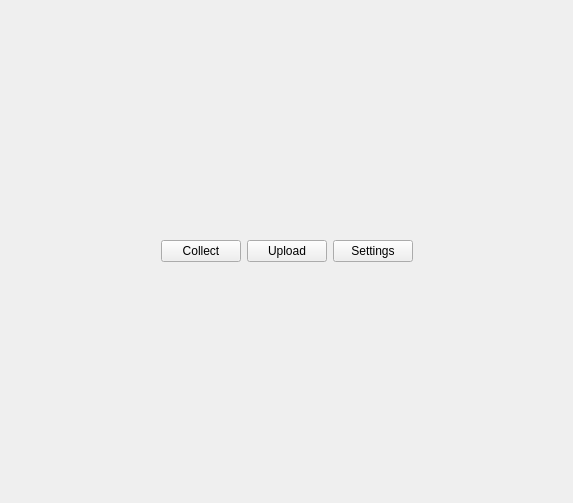
<?xml version="1.0" encoding="UTF-8"?>
<ui version="4.0">
 <class>FirstForm</class>
 <widget class="QWidget" name="FirstForm">
  <property name="geometry">
   <rect>
    <x>0</x>
    <y>0</y>
    <width>573</width>
    <height>503</height>
   </rect>
  </property>
  <property name="windowTitle">
   <string>Form</string>
  </property>
  <layout class="QHBoxLayout" name="horizontalLayout_2">
   <item>
    <spacer name="horizontalSpacer">
     <property name="orientation">
      <enum>Qt::Horizontal</enum>
     </property>
     <property name="sizeHint" stdset="0">
      <size>
       <width>40</width>
       <height>20</height>
      </size>
     </property>
    </spacer>
   </item>
   <item>
    <widget class="QPushButton" name="patient">
     <property name="text">
      <string>Collect</string>
     </property>
     <property name="icon">
      <iconset resource="rc/app.qrc">
       <normaloff>:/images/bolt-white.png</normaloff>:/images/bolt-white.png</iconset>
     </property>
     <property name="iconSize">
      <size>
       <width>32</width>
       <height>32</height>
      </size>
     </property>
    </widget>
   </item>
   <item>
    <widget class="QPushButton" name="data">
     <property name="text">
      <string>Upload</string>
     </property>
     <property name="icon">
      <iconset resource="rc/app.qrc">
       <normaloff>:/images/upload-white.png</normaloff>:/images/upload-white.png</iconset>
     </property>
     <property name="iconSize">
      <size>
       <width>32</width>
       <height>32</height>
      </size>
     </property>
    </widget>
   </item>
   <item>
    <widget class="QPushButton" name="settings">
     <property name="text">
      <string>Settings</string>
     </property>
    </widget>
   </item>
   <item>
    <spacer name="horizontalSpacer_2">
     <property name="orientation">
      <enum>Qt::Horizontal</enum>
     </property>
     <property name="sizeHint" stdset="0">
      <size>
       <width>40</width>
       <height>20</height>
      </size>
     </property>
    </spacer>
   </item>
  </layout>
 </widget>
 <resources>
  <include location="rc/app.qrc"/>
 </resources>
 <connections/>
 <slots>
  <signal>settingsSignal()</signal>
 </slots>
</ui>
